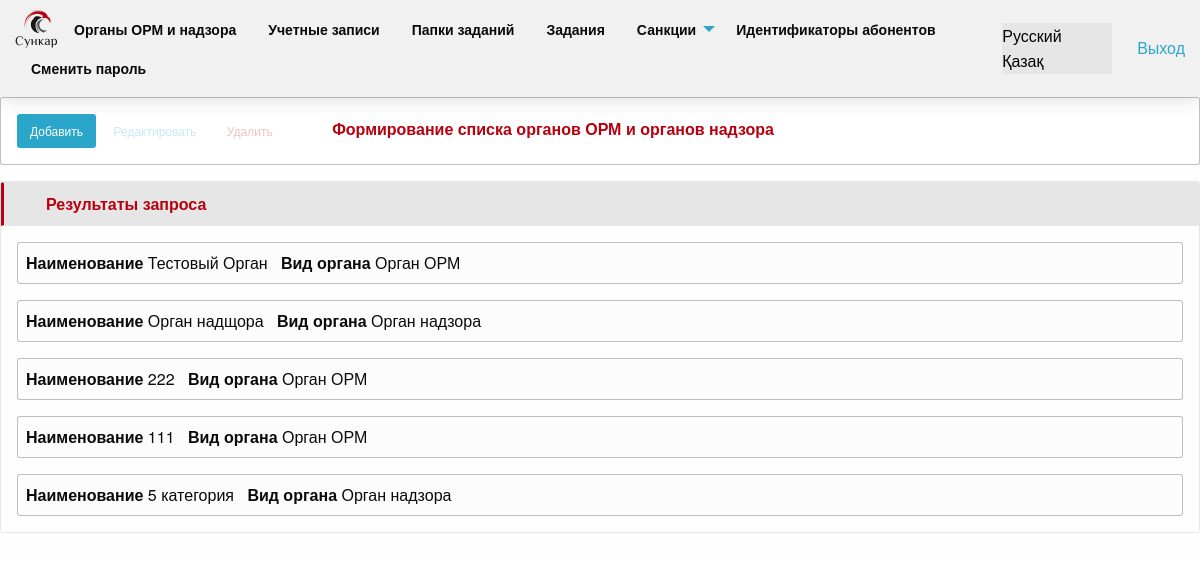
Before: /organizations/ (signed in) with the older database file.
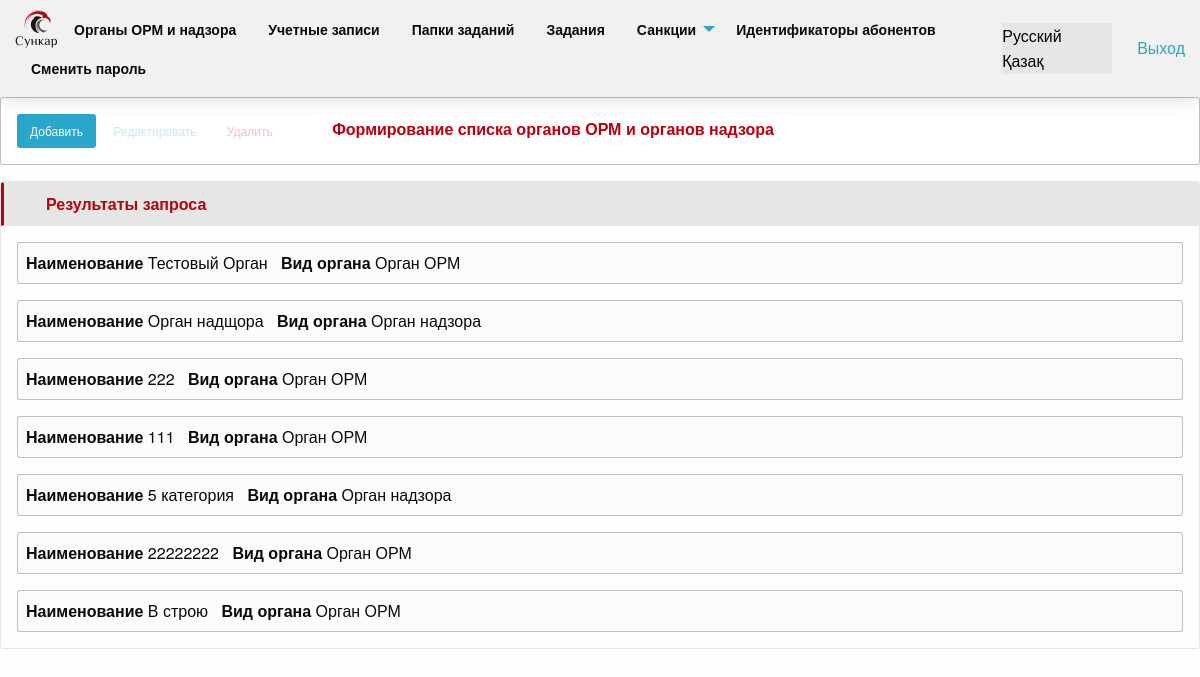
After: the same page with the newer database file.
### apps/dictionary/models.py (models this page shows, shortened)
class Organization(TimestampMixin):
    class Meta:
        verbose_name = 'Органы ОРМ и надзора'
        verbose_name_plural = 'Органы ОРМ и надзора'
        permissions = (
            ('menu_view_organization', 'Органы ОРМ и надзора - в Меню'),
        )
    name = models.CharField(
        max_length=512,
        unique=True,
        verbose_name=_('organization_name')
    )
    kind = models.CharField(
        max_length=16,
        verbose_name=_('organization_kind'),
        choices=ORG_KIND
    )

### apps/dictionary/views.py (the view)
class OrganizationsView(ListView):
    template_name = 'dictionary/organization/index.html'
    model = Organization
    def get_context_data(self, *, object_list=None, **kwargs):
        ctx = super().get_context_data(**kwargs)
        ctx['org_kind'] = ORG_KIND
        ctx['add_form'] = OrganizationForm
        return ctx

### apps/system/context_processors.py (called while the page is built)
def menu_context(request):
    context_data = dict()
    user = request.user
    if not request.user.is_authenticated:
        return context_data
    groups = Group.objects.filter(user=user).all()
    permissions = set(Permission.objects.filter(user=user))
    for group in groups:
        permissions.update(set(group.permissions.all()))
    items = []
    for perm in permissions:
        if 'menu_view' in perm.codename:
            item = MENU_ITEMS.get(perm.codename)
            if item:
                items.append(item)
    items = sorted(items, key=lambda k: k.get('priority'))
    context_data['menu_items'] = items
    return context_data

### apps/dictionary/templates/dictionary/organization/index.html (shortened to what this page needs)
{% extends 'dictionary/organization/base_org.html' %}
{% load i18n %}
{% block actions %}
    <a class="button small button_custom" onclick="onAdd()">
        {% translate 'add_button' %}
    </a>
    <a class="button small clear button_custom action_button" disabled onclick="">
        {% translate 'edit_button' %}
    </a>
    <a class="button small clear alert button_custom action_button" disabled onclick="onRemoveElement()">
        {% translate 'delete_button' %}
    </a>
    <span class="headers_section">
        {% translate 'header_section_organization' %}
    </span>
{% endblock %}
{% block main %}
    <div class="card">
        <div class="card-divider">
            <span class="headers_local">
                {% translate 'query_result_header' %}
            </span>
        </div>
        <div class="card-section">
            {% for org in organization_list %}
                <div class="callout secondary small orgs" id="org_{{ org.id }}">
                    <b>{% translate 'name_tag' %}</b> {{ org.name }} &nbsp;
                    <b>{% translate 'organization_kind' %}</b> {{ org.get_kind_display }}
                </div>
            {% endfor %}
        </div>
    </div>
{% endblock %}

Changed rows visible on the page:
added Organization: name "22222222", kind "Орган ОРМ"
added Organization: name "В строю", kind "Орган ОРМ"
